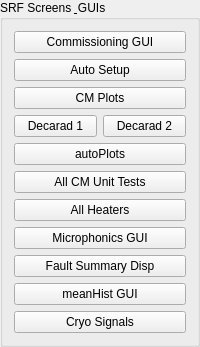
                <widget class="QGroupBox" name="groupBox_3">
                    <property name="title">
                        <string>SRF Screens &amp; GUIs</string>
                    </property>
                    <layout class="QGridLayout" name="gridLayout_3">
                        <item row="4" column="0">
                            <widget class="PyDMRelatedDisplayButton" name="decarad1Button">
                                <property name="toolTip">
                                    <string/>
                                </property>
                                <property name="text">
                                    <string>Decarad 1</string>
                                </property>
                                <property name="filenames" stdset="0">
                                    <stringlist>
                                        <string>$TOOLS/pydm/display/ads/decarad_main.ui</string>
                                    </stringlist>
                                </property>
                                <property name="showIcon" stdset="0">
                                    <bool>false</bool>
                                </property>
                                <property name="macros" stdset="0">
                                    <stringlist>
                                        <string>P=RADM:SYS0:100, M=1</string>
                                    </stringlist>
                                </property>
                            </widget>
                        </item>
                        <item row="4" column="1">
                            <widget class="PyDMRelatedDisplayButton" name="decarad2Button">
                                <property name="toolTip">
                                    <string/>
                                </property>
                                <property name="text">
                                    <string>Decarad 2</string>
                                </property>
                                <property name="filenames" stdset="0">
                                    <stringlist>
                                        <string>$TOOLS/pydm/display/ads/decarad_main.ui</string>
                                    </stringlist>
                                </property>
                                <property name="showIcon" stdset="0">
                                    <bool>false</bool>
                                </property>
                                <property name="macros" stdset="0">
                                    <stringlist>
                                        <string>P=RADM:SYS0:200, M=2</string>
                                    </stringlist>
                                </property>
                            </widget>
                        </item>
                        <item row="1" column="0" colspan="2">
                            <widget class="PyDMShellCommand" name="PyDMShellCommand_3">
                                <property name="toolTip">
                                    <string/>
                                </property>
                                <property name="text">
                                    <string>Commissioning GUI</string>
                                </property>
                                <property name="commands" stdset="0">
                                    <stringlist>
                                        <string>/home/physics/srf/gitRepos/srfhome/comm.sh</string>
                                    </stringlist>
                                </property>
                            </widget>
                        </item>
                        <item row="8" column="0" colspan="2">
                            <widget class="PyDMRelatedDisplayButton" name="PyDMRelatedDisplayButton">
                                <property name="toolTip">
                                    <string/>
                                </property>
                                <property name="text">
                                    <string>Microphonics GUI</string>
                                </property>
                                <property name="filenames" stdset="0">
                                    <stringlist>
                                        <string>/home/physics/srf/gitRepos/microphonics/CommMicro.py</string>
                                    </stringlist>
                                </property>
                            </widget>
                        </item>
                        <item row="10" column="0" colspan="2">
                            <widget class="PyDMRelatedDisplayButton" name="faultDisplayButton">
                                <property name="toolTip">
                                    <string/>
                                </property>
                                <property name="text">
                                    <string>Fault Summary Disp</string>
                                </property>
                                <property name="filenames" stdset="0">
                                    <stringlist>
                                        <string>/home/physics/srf/gitRepos/faultDisplay/XfelDispTest2.py</string>
                                    </stringlist>
                                </property>
                            </widget>
                        </item>
                        <item row="7" column="0" colspan="2">
                            <widget class="PyDMEDMDisplayButton" name="PyDMEDMDisplayButton">
                                <property name="toolTip">
                                    <string/>
                                </property>
                                <property name="text">
                                    <string>All Heaters</string>
                                </property>
                                <property name="filenames" stdset="0">
                                    <stringlist>
                                        <string>$EDM/cryo/cryo_d0_cm_ehcv_overview.edl</string>
                                    </stringlist>
                                </property>
                            </widget>
                        </item>
                        <item row="11" column="0" colspan="2">
                            <widget class="PyDMRelatedDisplayButton" name="meanHistGuiButton">
                                <property name="toolTip">
                                    <string/>
                                </property>
                                <property name="text">
                                    <string>meanHist GUI</string>
                                </property>
                                <property name="filenames" stdset="0">
                                    <stringlist>
                                        <string>/home/physics/srf/gitRepos/meanHist/meanHist.py</string>
                                    </stringlist>
                                </property>
                            </widget>
                        </item>
                        <item row="5" column="0" colspan="2">
                            <widget class="PyDMRelatedDisplayButton" name="autoplotButton">
                                <property name="toolTip">
                                    <string/>
                                </property>
                                <property name="text">
                                    <string>autoPlots</string>
                                </property>
                                <property name="filenames" stdset="0">
                                    <stringlist>
                                        <string>/home/physics/srf/gitRepos/makeAutoPlot/srf_stavDispMulti.py</string>
                                    </stringlist>
                                </property>
                            </widget>
                        </item>
                        <item row="6" column="0" colspan="2">
                            <widget class="PyDMEDMDisplayButton" name="AllUnitTestsButton">
                                <property name="toolTip">
                                    <string/>
                                </property>
                                <property name="text">
                                    <string>All CM Unit Tests</string>
                                </property>
                                <property name="filenames" stdset="0">
                                    <stringlist>
                                        <string>$EDM/llrf/rf_srf_cavity_unit_all.edl</string>
                                    </stringlist>
                                </property>
                            </widget>
                        </item>
                        <item row="3" column="0" colspan="2">
                            <widget class="PyDMRelatedDisplayButton" name="PyDMRelatedDisplayButton_2">
                                <property name="toolTip">
                                    <string/>
                                </property>
                                <property name="text">
                                    <string>CM Plots</string>
                                </property>
                                <property name="filenames" stdset="0">
                                    <stringlist>
                                        <string>/home/physics/srf/gitRepos/cm_plots/cryomodule_plots.py</string>
                                    </stringlist>
                                </property>
                            </widget>
                        </item>
                        <item row="2" column="0" colspan="2">
                            <widget class="PyDMRelatedDisplayButton" name="PyDMRelatedDisplayButton_3">
                                <property name="toolTip">
                                    <string/>
                                </property>
                                <property name="text">
                                    <string>Auto Setup</string>
                                </property>
                                <property name="filenames" stdset="0">
                                    <stringlist>
                                        <string>/home/physics/srf/gitRepos/auto_setup/setup_gui.py</string>
                                    </stringlist>
                                </property>
                            </widget>
                        </item>
                        <item row="12" column="0" colspan="2">
                            <widget class="PyDMRelatedDisplayButton" name="PyDMRelatedDisplayButton_4">
                                <property name="toolTip">
                                    <string/>
                                </property>
                                <property name="text">
                                    <string>Cryo Signals</string>
                                </property>
                                <property name="alarmSensitiveContent" stdset="0">
                                    <bool>false</bool>
                                </property>
                                <property name="alarmSensitiveBorder" stdset="0">
                                    <bool>true</bool>
                                </property>
                                <property name="PyDMToolTip" stdset="0">
                                    <string/>
                                </property>
                                <property name="channel" stdset="0">
                                    <string/>
                                </property>
                                <property name="filenames" stdset="0">
                                    <stringlist>
                                        <string>/home/physics/srf/gitRepos/cryo_signals/cryo_signals.py</string>
                                    </stringlist>
                                </property>
                                <property name="showIcon" stdset="0">
                                    <bool>true</bool>
                                </property>
                                <property name="macros" stdset="0">
                                    <stringlist>
                                        <string>{}</string>
                                    </stringlist>
                                </property>
                                <property name="openInNewWindow" stdset="0">
                                    <bool>false</bool>
                                </property>
                                <property name="passwordProtected" stdset="0">
                                    <bool>false</bool>
                                </property>
                                <property name="password" stdset="0">
                                    <string/>
                                </property>
                                <property name="protectedPassword" stdset="0">
                                    <string/>
                                </property>
                            </widget>
                        </item>
                    </layout>
                </widget>
